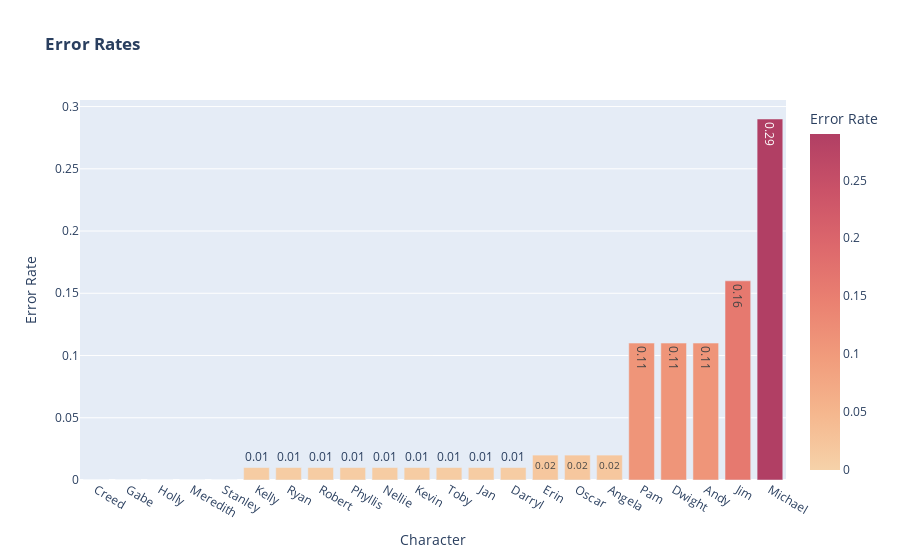

Here is the notebook cell this chart was saved with:
### Code cell
fig = px.bar(spec_df, x = 'Character', y = 'Error Rate', orientation = 'v', 
             title = '<b>Error Rates</b>',
            color_continuous_scale=px.colors.sequential.Redor,color = 'Error Rate',text = 'Error Rate')
fig.show()

### Figure 1 — Plotly figure (JSON) as saved in the notebook; plotly's stock layout.template omitted (floating-point values rounded to 4 significant figures)
{"data": [{"alignmentgroup": "True", "hovertemplate": "Character=%{x}<br>Error Rate=%{marker.color}<extra></extra>", "legendgroup": "", "marker": {"color": [0, 0, 0, 0, 0, 0.01, 0.01, 0.01, 0.01, 0.01, 0.01, 0.01, 0.01, 0.01, 0.02, 0.02, 0.02, 0.11, 0.11, 0.11, 0.16, 0.29], "coloraxis": "coloraxis"}, "name": "", "offsetgroup": "", "orientation": "v", "showlegend": false, "text": [0, 0, 0, 0, 0, 0.01, 0.01, 0.01, 0.01, 0.01, 0.01, 0.01, 0.01, 0.01, 0.02, 0.02, 0.02, 0.11, 0.11, 0.11, 0.16, 0.29], "textposition": "auto", "type": "bar", "x": ["Creed", "Gabe", "Holly", "Meredith", "Stanley", "Kelly", "Ryan", "Robert", "Phyllis", "Nellie", "Kevin", "Toby", "Jan", "Darryl", "Erin", "Oscar", "Angela", "Pam", "Dwight", "Andy", "Jim", "Michael"], "xaxis": "x", "y": [0, 0, 0, 0, 0, 0.01, 0.01, 0.01, 0.01, 0.01, 0.01, 0.01, 0.01, 0.01, 0.02, 0.02, 0.02, 0.11, 0.11, 0.11, 0.16, 0.29], "yaxis": "y"}], "layout": {"barmode": "relative", "coloraxis": {"colorbar": {"title": {"text": "Error Rate"}}, "colorscale": [[0, "rgb(246, 210, 169)"], [0.1667, "rgb(245, 183, 142)"], [0.3333, "rgb(241, 156, 124)"], [0.5, "rgb(234, 129, 113)"], [0.6667, "rgb(221, 104, 108)"], [0.8333, "rgb(202, 82, 104)"], [1, "rgb(177, 63, 100)"]]}, "legend": {"tracegroupgap": 0}, "title": {"text": "<b>Error Rates</b>"}, "xaxis": {"anchor": "y", "domain": [0, 1], "title": {"text": "Character"}}, "yaxis": {"anchor": "x", "domain": [0, 1], "title": {"text": "Error Rate"}}}}
